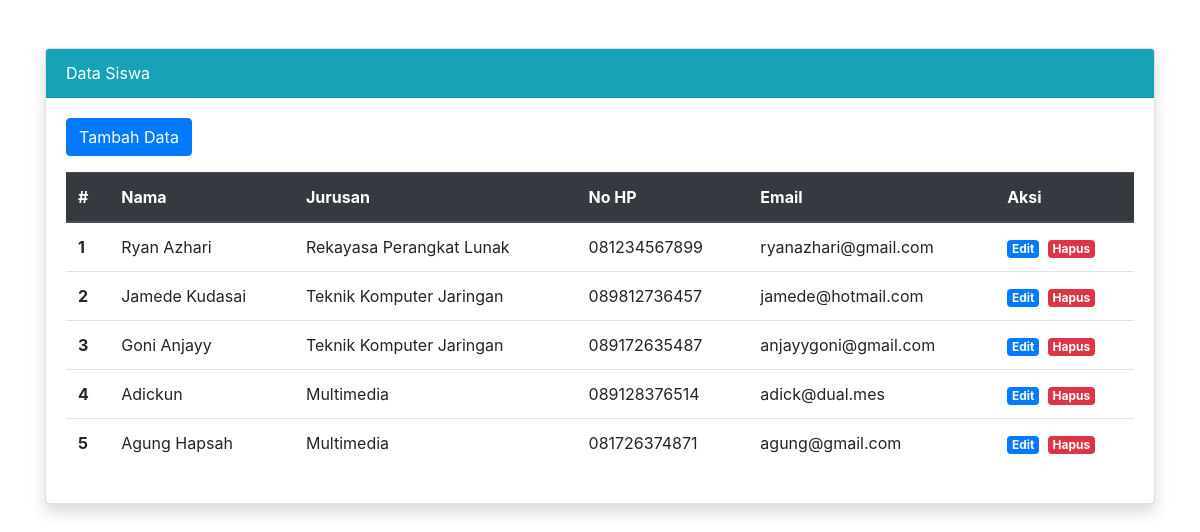
The page / on the database its author committed.
### tables this page shows
CREATE TABLE `siswa` (
  `id` int(11) NOT NULL,
  `nama` varchar(50) NOT NULL,
  `jurusan` varchar(50) NOT NULL,
  `no_hp` varchar(13) NOT NULL,
  `email` varchar(50) NOT NULL
);

### application/controllers/Siswa.php (called while the page is built, shortened)
<?php
class Siswa extends CI_Controller {
	public function index()
	{
		$data['siswa'] = $this->db->get('siswa')->result_array();
		$this->load->view('siswa/index', $data);
	}
}

### index.php (called while the page is built, shortened)
<?php
require_once BASEPATH.'core/CodeIgniter.php';

### application/views/siswa/index.php (the view, shortened to what this page needs)
<!DOCTYPE html>
<html lang="en">
<head>
	<link rel="stylesheet" href="<?= base_url('bootstrap/css/bootstrap.min.css') ?>">
	<link rel="stylesheet" href="<?= base_url('bootstrap/mystyle.css') ?>">
</head>
<body>
	<div class="container" >
		<div class="card mt-5 shadow">
		  <div class="card-header bg-info text-white">
		    Data Siswa
		  </div>
		  <div class="card-body">
		  	<a href="<?= base_url('siswa/tambah') ?>" class="btn btn-primary mb-3">Tambah Data</a>
		    <table class="table">
			  <thead class="thead-dark">
			    <tr>
			      <th scope="col">#</th>
			      <th scope="col">Nama</th>
			      <th scope="col">Jurusan</th>
			      <th scope="col">No HP</th>
			      <th scope="col">Email</th>
			      <th scope="col">Aksi</th>
			    </tr>
			  </thead>
			  <tbody>
			  	<?php $angka = 1; ?>
			  	<?php foreach( $siswa as $s ) : ?>
			    <tr>
			      <th scope="row"><?= $angka ?></th>
			      <td class="kapital" ><?= $s['nama']; ?></td>
			      <td class="kapital" ><?= $s['jurusan']; ?></td>
			      <td><?= $s['no_hp']; ?></td>
			      <td><?= $s['email']; ?></td>
			      <td>
			      	<a href="<?= base_url('siswa/edit/') . $s['id'] ?>" class="badge badge-primary mr-1">Edit</a>
			      	<a href="<?= base_url('siswa/hapus/') . $s['id'] ?>" onclick="return confirm('Datanya mau dihapus?')" class="badge badge-danger">Hapus</a>
			      </td>
			    </tr>
			    <?php $angka++; ?>
				<?php endforeach; ?>
			  </tbody>
			</table>
		  </div>
		</div>
	</div>
</body>
</html>

### rows shown on the page
siswa: nama "Ryan Azhari", jurusan "Rekayasa Perangkat Lunak", no_hp "081234567899", email "ryanazhari@gmail.com"
siswa: nama "Jamede Kudasai", jurusan "Teknik Komputer Jaringan", no_hp "089812736457", email "jamede@hotmail.com"
siswa: nama "Goni Anjayy", jurusan "Teknik Komputer Jaringan", no_hp "089172635487", email "anjayygoni@gmail.com"
siswa: nama "Adickun", jurusan "Multimedia", no_hp "089128376514", email "adick@dual.mes"
siswa: nama "Agung Hapsah", jurusan "Multimedia", no_hp "081726374871", email "agung@gmail.com"
